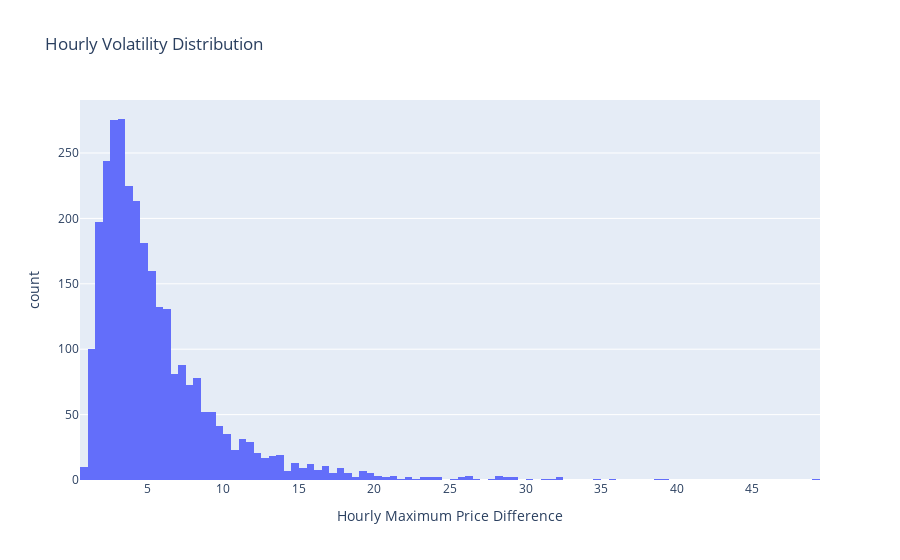

Notebook source saved alongside this figure:
### Markdown cell above
__________________________![image.png](attachment:51e601ca-0e8a-494b-8828-90b684f8e9b6.png)

### Code cell
import plotly.express as px
fig = px.histogram(Ask_1h_2024, x='Volatility', 
                   title='Hourly Volatility Distribution',
                   labels={'Volatility': 'Hourly Maximum Price Difference'})
fig.show()

### Figure 1 — Plotly figure (JSON) as saved in the notebook; plotly's stock layout.template omitted (floating-point values rounded to 4 significant figures; data arrays with more than 128 entries replaced by an {"elided": "..."} marker saying what was removed)
{"data": [{"bingroup": "x", "hovertemplate": "Hourly Maximum Price Difference=%{x}<br>count=%{y}<extra></extra>", "legendgroup": "", "marker": {"color": "#636efa", "pattern": {"shape": ""}}, "name": "", "orientation": "v", "showlegend": false, "type": "histogram", "x": {"elided": "2938 float values"}, "xaxis": "x", "yaxis": "y"}], "layout": {"barmode": "relative", "legend": {"tracegroupgap": 0}, "title": {"text": "Hourly Volatility Distribution"}, "xaxis": {"anchor": "y", "domain": [0, 1], "title": {"text": "Hourly Maximum Price Difference"}}, "yaxis": {"anchor": "x", "domain": [0, 1], "title": {"text": "count"}}}}
